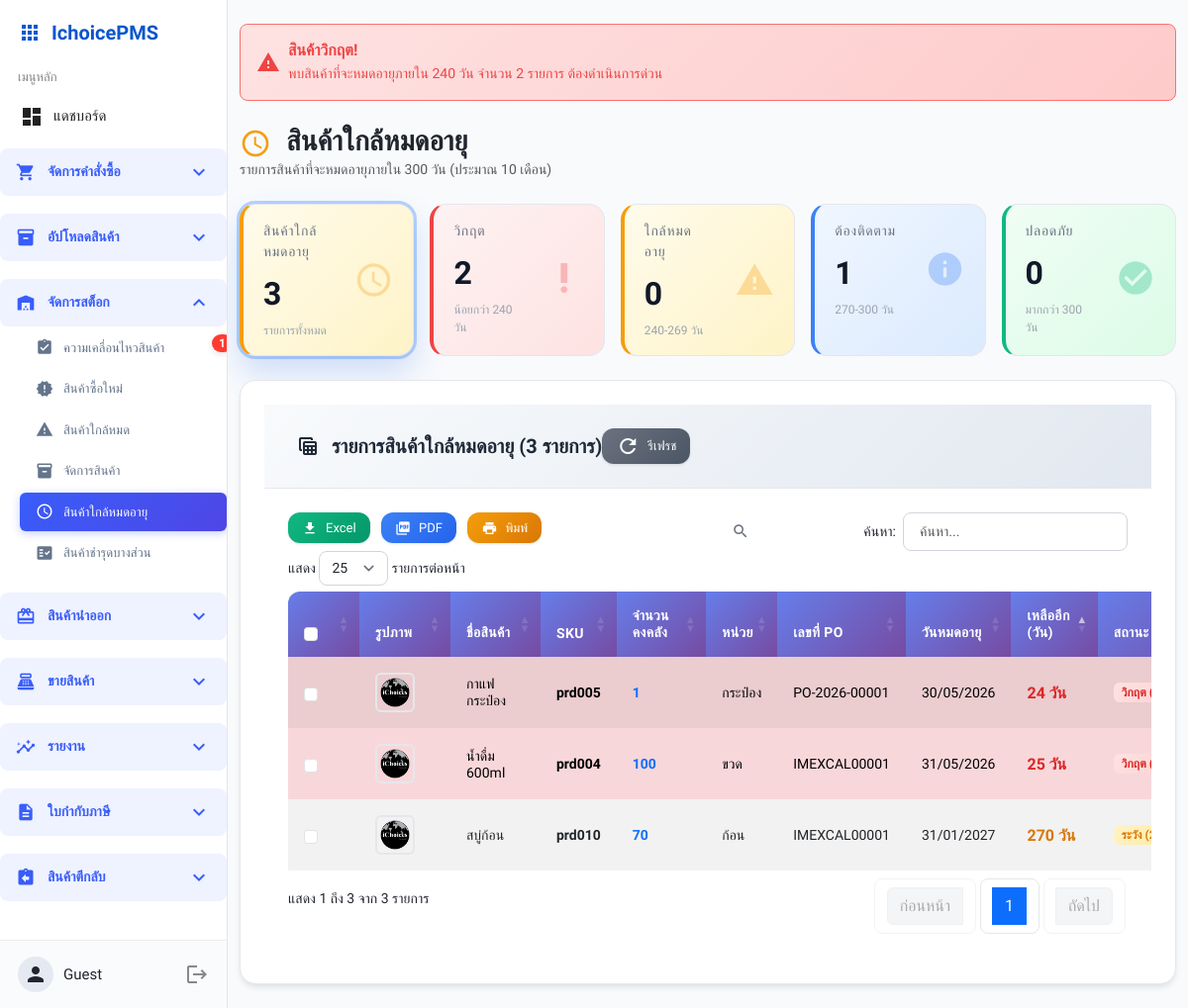
Screenshot of /stock/expiring_soon.php with the database file from the repository.
### tables this page shows
CREATE TABLE `products` (
  `product_id` int(11) NOT NULL AUTO_INCREMENT,
  `name` varchar(100) NOT NULL,
  `sku` varchar(255) DEFAULT NULL,
  `barcode` varchar(50) DEFAULT NULL,
  `unit` varchar(20) DEFAULT NULL,
  `image` varchar(255) DEFAULT NULL,
  `remark_color` varchar(100) NOT NULL,
  `remark_weight` varchar(255) DEFAULT NULL,
  `remark_split` int(11) NOT NULL,
  `is_active` int(11) NOT NULL,
  `created_by` int(11) DEFAULT NULL,
  `created_at` datetime DEFAULT current_timestamp(),
  `product_category_id` int(11) DEFAULT NULL,
  `category_name` varchar(100) DEFAULT NULL COMMENT 'ชื่อประเภท',
  PRIMARY KEY (`product_id`)
);

CREATE TABLE `receive_items` (
  `receive_id` int(11) NOT NULL AUTO_INCREMENT,
  `item_id` int(11) NOT NULL,
  `po_id` int(11) NOT NULL,
  `receive_qty` decimal(10,2) NOT NULL,
  `expiry_date` date DEFAULT NULL,
  `remark_color` varchar(50) DEFAULT NULL,
  `remark_split` varchar(50) DEFAULT NULL,
  `remark` text DEFAULT NULL,
  `created_by` int(11) DEFAULT NULL,
  `created_at` timestamp NULL DEFAULT current_timestamp(),
  PRIMARY KEY (`receive_id`)
);

CREATE TABLE `purchase_orders` (
  `po_id` int(11) NOT NULL AUTO_INCREMENT,
  `po_number` varchar(20) DEFAULT NULL,
  `supplier_id` int(11) DEFAULT NULL COMMENT 'ลูกค้า',
  `order_date` datetime DEFAULT NULL,
  `total_amount` decimal(12,2) DEFAULT NULL,
  `ordered_by` int(11) DEFAULT NULL COMMENT 'ผู้บันทึก',
  `status` enum('pending','partial','completed','cancel') DEFAULT NULL,
  `remark` text DEFAULT NULL,
  `created_at` datetime NOT NULL DEFAULT current_timestamp() ON UPDATE current_timestamp(),
  `currency_id` int(11) DEFAULT 1 COMMENT 'สกุลเงินที่ใช้',
  `exchange_rate` decimal(10,6) DEFAULT 1.000000 COMMENT 'อัตราแลกเปลี่ยนขณะสั่งซื้อ',
  `total_amount_original` decimal(15,2) DEFAULT 0.00 COMMENT 'ยอดรวมในสกุลเงินต้นฉบับ',
  `total_amount_base` decimal(15,2) DEFAULT 0.00 COMMENT 'ยอดรวมในสกุลเงินฐาน (บาท)',
  PRIMARY KEY (`po_id`),
  KEY `fk_purchase_orders_currency` (`currency_id`)
);

### stock/expiring_soon.php (the view, shortened to what the rows shown need)
<?php
include '../templates/sidebar.php';
$three_hundred_days_later = date('Y-m-d', strtotime('+300 days'));
$today = date('Y-m-d');
$sql_expiring_soon = "
SELECT
    p.product_id,
    p.name,
    p.sku,
    p.barcode,
    p.unit,
    p.image,
    poi.price_per_unit AS cost_price,
    poi.sale_price AS sale_price,
    ri.receive_qty AS stock_on_hand,
    ri.expiry_date,
    po.po_number,
    ri.remark,
    DATEDIFF(ri.expiry_date, CURDATE()) AS days_to_expire,
    CASE
        WHEN DATEDIFF(ri.expiry_date, CURDATE()) < 240 THEN 'critical'
        WHEN DATEDIFF(ri.expiry_date, CURDATE()) BETWEEN 240 AND 269 THEN 'warning'
        WHEN DATEDIFF(ri.expiry_date, CURDATE()) BETWEEN 270 AND 300 THEN 'caution'
        ELSE 'normal'
    END AS expiry_status
FROM products p
LEFT JOIN purchase_order_items poi ON poi.product_id = p.product_id
LEFT JOIN receive_items ri ON ri.item_id = poi.item_id
LEFT JOIN product_holding ph
    ON ph.receive_id = ri.receive_id
    AND ph.status IN ('holding', 'returned_to_stock')
LEFT JOIN product_holding ph_moved
    ON ph_moved.receive_id = ri.receive_id
    AND ph_moved.status = 'moved_to_sale'
LEFT JOIN purchase_orders po ON ri.po_id = po.po_id
WHERE ri.expiry_date IS NOT NULL
    AND ri.expiry_date BETWEEN ? AND ?
    AND ri.receive_qty > 0
    AND ph.receive_id IS NULL            -- ไม่มีการพักสินค้า
    AND ph_moved.holding_id IS NULL      -- ไม่ได้ถูกย้ายขาย
    AND ri.remark NOT LIKE '%โปรโมชั่น%'
ORDER BY ri.expiry_date ASC, p.name ASC;
";
$stmt = $pdo->prepare($sql_expiring_soon);
$stmt->execute([$today, $three_hundred_days_later]);
$products = $stmt->fetchAll(PDO::FETCH_ASSOC);
?>
<!DOCTYPE html>
<html lang="th">
<head>
    <link href="https://cdn.jsdelivr.net/npm/bootstrap@5.3.0/dist/css/bootstrap.min.css" rel="stylesheet">
    <link href="https://cdn.datatables.net/1.13.7/css/dataTables.bootstrap5.min.css" rel="stylesheet">
    <link rel="stylesheet" href="../assets/base.css">
    <link rel="stylesheet" href="../assets/sidebar.css">
    <link rel="stylesheet" href="../assets/components.css">
    <link href="../assets/modern-table.css" rel="stylesheet">
    <link href="../assets/mainwrap-modern.css" rel="stylesheet">
</head>
<body>
<div class="mainwrap">
    <div class="container-fluid py-4">
        <div class="d-flex justify-content-between align-items-center mb-4">
            <div>
                <h1 class="h3 mb-0 text-gray-800 fw-bold">
                    <span class="material-icons align-middle me-2" style="font-size: 2rem; color: #f59e0b;">schedule</span>
                    สินค้าใกล้หมดอายุ
                </h1>
            </div>
        </div>
        <div class="table-card">
            <div class="table-body">
                <table id="expiring-soon-table" class="table modern-table table-striped table-hover">
                    <thead>
                        <tr>
                            <th style="width: 40px;">
                                <input type="checkbox" id="select-all-products" class="form-check-input">
                            </th>
                            <th style="width: 60px;">รูปภาพ</th>
                            <th>ชื่อสินค้า</th>
                            <th>SKU</th>
                            <th>จำนวนคงคลัง</th>
                            <th>หน่วย</th>
                            <th>เลขที่ PO</th>
                            <th>วันหมดอายุ</th>
                            <th>เหลืออีก (วัน)</th>
                            <th>สถานะ</th>
                        </tr>
                    </thead>
                    <tbody>
                        <?php if (empty($products)): ?>
                        <tr>
                            <td colspan="10" class="text-center py-4">
                                <div class="d-flex flex-column align-items-center">
                                    <span class="material-icons mb-2" style="font-size: 3rem; color: #10b981;">check_circle</span>
                                    <h5 class="text-success">ยอดเยี่ยม! ไม่มีสินค้าใกล้หมดอายุ</h5>
                                    <p class="text-muted mb-0">สินค้าทั้งหมดยังไม่หมดอายุใน 300 วันข้างหน้า</p>
                                </div>
                            </td>
                        </tr>
                        <?php else: ?>
                        <?php foreach ($products as $product): ?>
                            <tr data-id="<?= $product['product_id'] ?>"
                                data-sku="<?= htmlspecialchars($product['sku']) ?>"
                                data-name="<?= htmlspecialchars($product['name']) ?>"
                                data-stock="<?= $product['stock_on_hand'] ?>"
                                data-expiry="<?= $product['expiry_date'] ?>"
                                data-cost="<?= isset($product['cost_price']) ? htmlspecialchars($product['cost_price']) : '' ?>"
                                data-sale="<?= isset($product['sale_price']) ? htmlspecialchars($product['sale_price']) : '' ?>"
                                data-unit="<?= htmlspecialchars($product['unit']) ?>">
                                <td>
                                    <input type="checkbox" class="form-check-input product-checkbox" value="<?= $product['product_id'] ?>">
                                </td>
                                <td>
                                    <?php
                                    $image_path = '../images/noimg.png';
                                    if (!empty($product['image'])) {
                                        if (strpos($product['image'], 'images/') === 0) {
                                            $image_path = '../' . $product['image'];
                                        } else {
                                            $image_path = '../images/' . $product['image'];
                                        }
                                    }
                                    ?>
                                    <img src="<?= htmlspecialchars($image_path) ?>"
                                         alt="<?= htmlspecialchars($product['name']) ?>"
                                         class="product-image"
                                         onerror="this.src='../images/noimg.png'">
                                </td>
                                <td><?= htmlspecialchars($product['name']) ?></td>
                                <td><span class="fw-bold"><?= htmlspecialchars($product['sku']) ?></span></td>
                                <td><span class="fw-bold text-primary"><?= number_format($product['stock_on_hand']) ?></span></td>
                                <td><?= htmlspecialchars($product['unit']) ?></td>
                                <td><?= $product['po_number'] ? htmlspecialchars($product['po_number']) : '-' ?></td>
                                <td>
                                    <?= date("d/m/Y", strtotime($product['expiry_date'])) ?>
                                </td>
                                <td>
                                    <?php
                                    $days_class = '';
                                    switch ($product['expiry_status']) {
                                        case 'critical':
                                            $days_class = 'days-critical';
                                            break;
                                        case 'caution':
                                            $days_class = 'days-caution';
                                            break;
                                    }
                                    ?>
                                    <span class="days-remaining <?= $days_class ?>"><?= $product['days_to_expire'] ?> วัน</span>
                                </td>
                                <td>
                                    <?php
                                    $status_text = '';
                                    $status_class = '';
                                    switch ($product['expiry_status']) {
                                        case 'critical':
                                            $status_text = 'วิกฤต (<240 วัน)';
                                            $status_class = 'expiry-critical';
                                            break;
                                        case 'caution':
                                            $status_text = 'ระวัง (270-300 วัน)';
                                            $status_class = 'expiry-caution';
                                            break;
                                    }
                                    ?>
                                    <span class="badge expiry-badge <?= $status_class ?>"><?= $status_text ?></span>
                                </td>
                            </tr>
                        <?php endforeach; ?>
                        <?php endif; ?>
                    </tbody>
                </table>
            </div>
        </div>
    </div>
</div>
</body>
</html>

### rows the page displays
products: name "กาแฟกระป๋อง", sku "prd005", receive_items.receive_qty "1", unit "กระป๋อง", purchase_orders.po_number "PO-2026-00001", receive_items.expiry_date "30/05/2026", days_to_expire "24", status_text "วิกฤต…"
products: name "น้ำดื่ม 600ml", sku "prd004", receive_items.receive_qty "100", unit "ขวด", purchase_orders.po_number "IMEXCAL00001", receive_items.expiry_date "31/05/2026", days_to_expire "25", status_text "วิกฤต…"
products: name "สบู่ก้อน", sku "prd010", receive_items.receive_qty "70", unit "ก้อน", purchase_orders.po_number "IMEXCAL00001", receive_items.expiry_date "31/01/2027", days_to_expire "270", status_text "ระวัง…"

### other values shown
$pending_product_count "1"
$user_name "Guest"
$stats['critical'] "2"
$stats['total_expiring'] "3"
$stats['warning'] "0"
$stats['caution'] "1"
$stats['normal'] "0"
count($products) "3"
